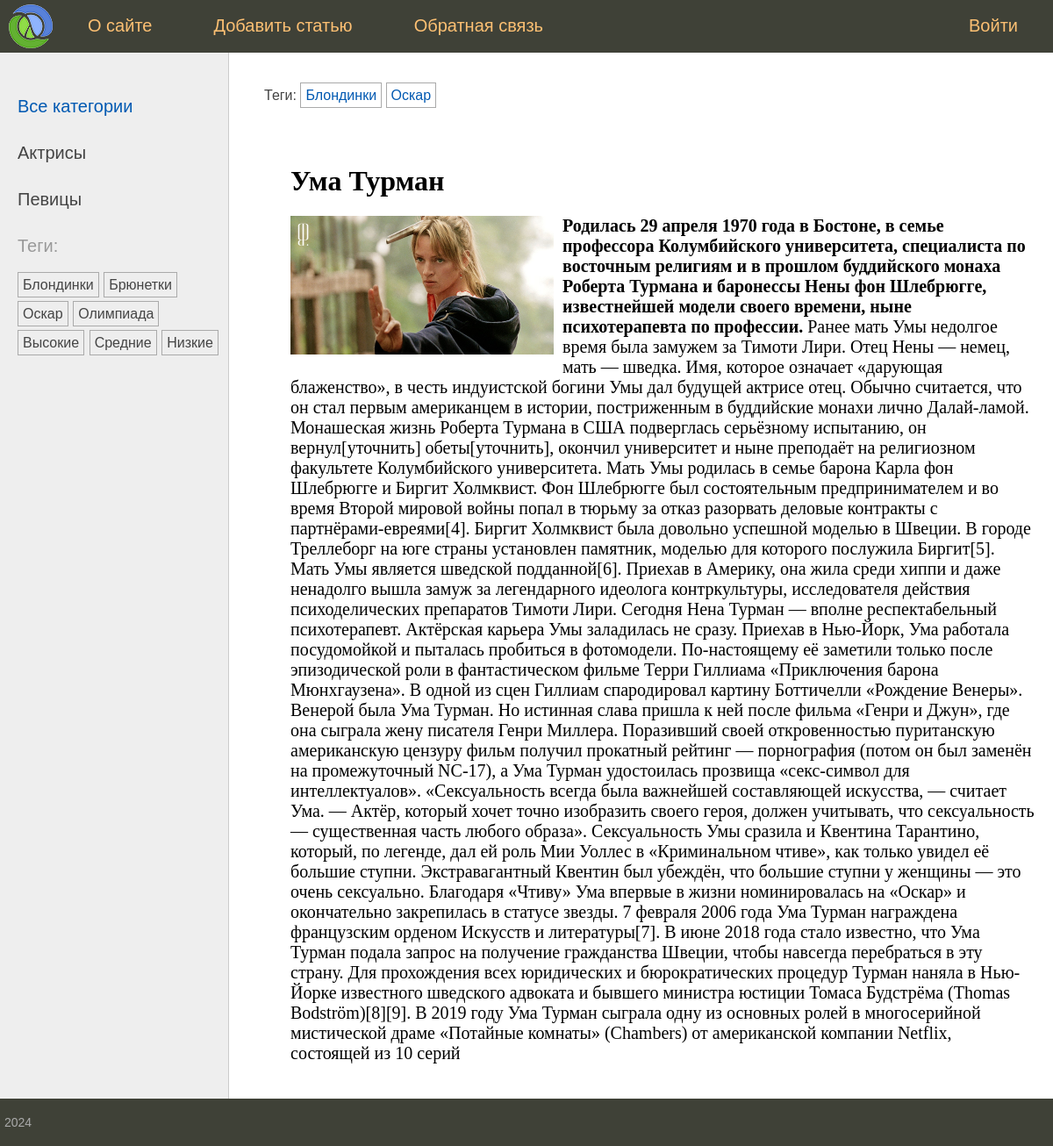
Page /post/uma-turman/ on the committed database.
### women/models.py (models this page shows, shortened)
class Category(models.Model):
    name = models.CharField(max_length=100, db_index=True, verbose_name="Категория")
    slug = models.SlugField(max_length=255, unique=True, db_index=True)
    class Meta:
        verbose_name = 'Категория'
        verbose_name_plural = 'Категории'
    def get_absolute_url(self):
        return reverse('category', kwargs={'cat_slug': self.slug})

class TagPost(models.Model):
    tag = models.CharField(max_length=100, db_index=True)
    slug = models.SlugField(max_length=255, unique=True, db_index=True)
    class Meta:
        verbose_name = 'Тэг'
        verbose_name_plural = 'Тэги'
    def get_absolute_url(self):
        return reverse_lazy('tag', kwargs={'tag_slug': self.slug})

class Women(models.Model):
    class Status(models.IntegerChoices):
        DRAFT = 0, 'Черновик'
        PUBLISHED = 1, 'Опубликовано'
    title = models.CharField(max_length=255, verbose_name='Заголовок')
    slug = models.SlugField(max_length=255, db_index=True, unique=True)
    content = CKEditor5Field(blank=True, verbose_name='Текст статьи')
    photo = models.ImageField(upload_to="photos/%Y/%m/%d/", verbose_name='Фото')
    time_create = models.DateTimeField(auto_now_add=True, verbose_name='Время создания')
    time_update = models.DateTimeField(auto_now=True, verbose_name='Время обновления')
    is_published = models.BooleanField(choices=tuple(map(lambda x: (bool(x[0]), x[1]), Status.choices)),
                                       default=Status.DRAFT, verbose_name="Статус")
    cat = models.ForeignKey('Category', on_delete=models.PROTECT, related_name='posts', verbose_name='Рубрика')
    tags = models.ManyToManyField('TagPost', blank=True, related_name='tags', verbose_name='Метки')
    objects = models.Manager()
    published = PublishedModel()
    husband = models.OneToOneField('Husband', on_delete=models.SET_NULL, null=True, blank=True, related_name='wuman', verbose_name='Муж')
    class Meta:
        verbose_name = 'Женщина'
        verbose_name_plural = 'Женщины'
        ordering = ['time_create']
        indexes = [
            models.Index(fields=['-time_create']),
        ]

### women/views.py (the view)
# urls.py: path('post/<slug:post_slug>/', ShowPost.as_view(), name='post'),
class ShowPost(DataMixin, DetailView):
    template_name = 'women/post.html'
    context_object_name = 'women'
    slug_url_kwarg = 'post_slug'
    def get_context_data(self, **kwargs):
        context = super().get_context_data(**kwargs)
        return self.get_mixin_context(context, title=context['women'].title)
    def get_object(self, queryset=None):
        return get_object_or_404(Women.published, slug=self.kwargs[self.slug_url_kwarg])

### women/models.py (called while the page is built)
    def get_queryset(self):
        return super().get_queryset().filter(is_published=Women.Status.PUBLISHED)

### women/templatetags/women_tags.py (called while the page is built)
@register.inclusion_tag('women/list_categories.html')
def show_categories(cat_selected_id=0):
    cats = Category.objects.all()
    return {'cats': cats, 'cat_selected': cat_selected_id}

@register.inclusion_tag('women/list_tags.html')
def show_all_tags():
    return {"tags": TagPost.objects.all()}

### women/utils.py (called while the page is built)
    def get_mixin_context(self, context, **kwargs):
        context['menu'] = menu
        context['cat_selected'] = None
        context.update(kwargs)
        return context

### women/templates/women/post.html
{% extends 'base.html' %}
{% block breadcrumbs %}
{% with women.tags.all as tags %}
{% if tags %}
<ul class="tags-list">
    <li>Теги:</li>
    {% for t in tags %}
    <li><a href="{{t.get_absolute_url}}">{{t.tag}}</a></li>
    {% endfor %}
</ul>
{% endif %}
{% endwith %}
{% endblock %}
{% block content %}
<h1>{{women.title}}</h1>
{% if women.photo %}
<p ><img class="img-article-left" src="{{women.photo.url}}"></p>
{% endif %}
{{women.content|safe|linebreaks}}
{% endblock %}

### women/templates/women/list_categories.html
{% for cat in cats %}
{% if cat.id == cat_selected %}
<li class="selected">{{cat.name}}</li>
{% else %}
<li><a href="{{ cat.get_absolute_url }}">{{cat.name}}</a></li>
{% endif %}
{% endfor %}

### women/templates/women/list_tags.html
{% if tags %}
    Теги:</p>
    <ul class="tags-list">
        {% for t in tags %}
        <li><a href="{{t.get_absolute_url}}">{{t.tag}}</a></li>
        {% endfor %}
    </ul>
{% endif %}

### women/static/women/css/styles.css (style rules this page uses)
html, body { font-family: 'Arial'; margin: 0; padding: 0; height: 100%; width: 100%; color: #444; }
a { color: #0059b2; text-decoration: none; }
img { max-width: 600px; height: auto; }
img.img-article-left { max-width: 300px; height: auto; float: left; padding: 0 10px 10px 0; }
.left-chapters ul { width: 230px; margin: 0; padding: 20px 10px 10px 20px; list-style: none; font-size: 20px; }
.left-chapters ul li { margin: 30px 0 0 0; color: #999; }
.left-chapters ul li a { color: #444; text-decoration: none; }
ul.tags-list { width: 100%; margin: 0; padding: 0; list-style: none; }
ul.tags-list li { margin: 0; padding: 0 0 10px; display: inline-block; }
ul.tags-list li a { padding: 5px; font-size: 16px; border: 1px solid #aaa; }
.content-text h1 { font-size: 32px; }

### rows in the picture
Category: name "Актрисы"
Category: name "Певицы"
TagPost: tag "Блондинки"
TagPost: tag "Брюнетки"
TagPost: tag "Оскар"
TagPost: tag "Олимпиада"
TagPost: tag "Высокие"
TagPost: tag "Средние"
TagPost: tag "Низкие"
Women: title "Ума Турман", photo (picture), content "Родилась 29 апреля 1970 года в Бостоне, в семье профессора Колумбийского университета, специалиста по восточным религиям и в прошлом буддийского монаха Роберта Турмана и баронессы Нены фон Шлебрюгге, известнейшей модели своего времени, ныне психотерапевта по профессии. Ранее мать Умы недолгое время была замужем за Тимоти Лири. Отец Нены — немец, мать — шведка. Имя, которое означает «дарующая блаженство», в честь индуистской богини Умы дал будущей актрисе отец. Обычно считается, что он стал первым американцем в истории, постриженным в буддийские монахи лично Далай-ламой. Монашеская жизнь Роберта Турмана в США подверглась серьёзному испытанию, он вернул[уточнить] обеты[уточнить], окончил…"

### other values in the picture
{{ m.title }} "О сайте" "Добавить статью" "Обратная связь" "Войти"
